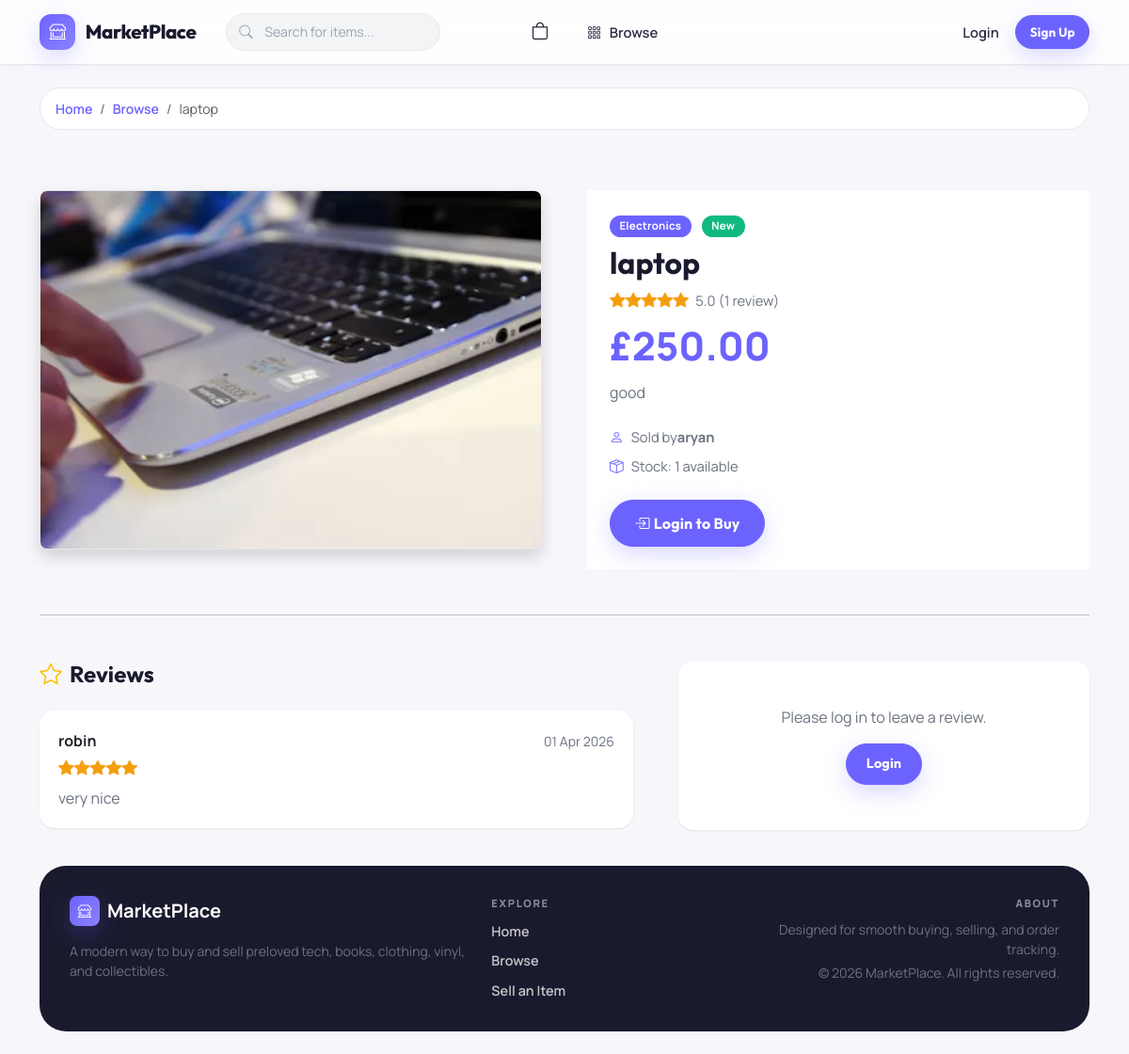
/product.php?id=2, run on the app's committed database.
### tables this page shows
CREATE TABLE `products` (
  `id` int(11) NOT NULL,
  `name` varchar(150) NOT NULL,
  `description` text DEFAULT NULL,
  `price` decimal(10,2) NOT NULL,
  `image_url` varchar(255) DEFAULT NULL,
  `category` varchar(100) DEFAULT NULL,
  `condition` varchar(50) DEFAULT NULL,
  `stock` int(11) DEFAULT 1,
  `seller_id` int(11) DEFAULT NULL,
  `created_at` timestamp NOT NULL DEFAULT current_timestamp()
);

CREATE TABLE `users` (
  `id` int(11) NOT NULL,
  `name` varchar(100) NOT NULL,
  `email` varchar(100) NOT NULL,
  `password` varchar(255) NOT NULL,
  `is_admin` tinyint(1) DEFAULT 0,
  `created_at` timestamp NOT NULL DEFAULT current_timestamp()
);

CREATE TABLE `reviews` (
  `id` int(11) NOT NULL,
  `product_id` int(11) DEFAULT NULL,
  `user_id` int(11) DEFAULT NULL,
  `rating` int(11) DEFAULT NULL CHECK (`rating` between 1 and 5),
  `comment` text DEFAULT NULL,
  `created_at` timestamp NOT NULL DEFAULT current_timestamp()
);

### product.php (the view, shortened to what this page needs)
<?php
require_once 'db/conn.php';
$id = (int)($_GET['id'] ?? 0);
$stmt = mysqli_prepare($conn,
    "SELECT p.*, u.name AS seller_name, u.id AS seller_id
     FROM products p
     JOIN users u ON u.id = p.seller_id
     WHERE p.id = ?");
mysqli_stmt_bind_param($stmt, 'i', $id);
mysqli_stmt_execute($stmt);
$res = mysqli_stmt_get_result($stmt);
$product = mysqli_fetch_assoc($res);
$images = [];
$img_stmt = mysqli_prepare($conn, "SELECT image_url FROM product_images WHERE product_id = ? ORDER BY id ASC");
mysqli_stmt_bind_param($img_stmt, 'i', $id);
mysqli_stmt_execute($img_stmt);
$img_res = mysqli_stmt_get_result($img_stmt);
while ($row = mysqli_fetch_assoc($img_res)) {
    $images[] = $row['image_url'];
}
$reviews = [];
$avg_rating = 0;
$rev_stmt = mysqli_prepare($conn,
    "SELECT r.rating, r.comment, r.created_at, u.name AS reviewer_name
     FROM reviews r
     JOIN users u ON u.id = r.user_id
     WHERE r.product_id = ?
     ORDER BY r.created_at DESC");
mysqli_stmt_bind_param($rev_stmt, 'i', $id);
mysqli_stmt_execute($rev_stmt);
$rev_res = mysqli_stmt_get_result($rev_stmt);
while ($row = mysqli_fetch_assoc($rev_res)) {
    $reviews[] = $row;
}
if ($reviews) {
    $avg_rating = array_sum(array_column($reviews, 'rating')) / count($reviews);
}
$current_user_id = isset($_SESSION['user_id']) ? (int)$_SESSION['user_id'] : 0;
$is_seller = $current_user_id > 0 && (int)$product['seller_id'] === $current_user_id;
$can_review = false;
$review_notice = '';
function stars(float $rating): string {
    $out = '';
    for ($i = 1; $i <= 5; $i++) {
        if ($rating >= $i) {
            $out .= '<i class="bi bi-star-fill"></i>';
        } elseif ($rating >= $i - 0.5) {
            $out .= '<i class="bi bi-star-half"></i>';
        } else {
            $out .= '<i class="bi bi-star"></i>';
        }
    }
    return $out;
}
?>
<?php require_once 'includes/header.php'; ?>
<nav aria-label="breadcrumb" class="mb-3">
    <ol class="breadcrumb small">
        <li class="breadcrumb-item"><a href="/marketplace/index.php">Home</a></li>
        <li class="breadcrumb-item"><a href="/marketplace/products.php">Browse</a></li>
        <li class="breadcrumb-item active"><?= htmlspecialchars($product['name']) ?></li>
    </ol>
</nav>
<div class="row g-5 align-items-start product-layout">
    <div class="col-md-6">
        <?php if ($images): ?>
        <div id="productCarousel" class="carousel slide shadow rounded-3 overflow-hidden product-gallery-card" data-bs-ride="carousel">
            <div class="carousel-inner">
                <?php foreach ($images as $i => $img): ?>
                <div class="carousel-item <?= $i === 0 ? 'active' : '' ?>">
                    <img src="/marketplace/uploads/<?= htmlspecialchars($img) ?>"
                         class="d-block w-100" style="height:380px;object-fit:cover;"
                         alt="Product image <?= $i + 1 ?>">
                </div>
                <?php endforeach; ?>
            </div>
        </div>
        <?php else: ?>
        <div class="rounded-3 shadow product-gallery-card no-image-placeholder" style="height:380px;">
            <i class="bi bi-image" style="font-size:4rem;"></i>
        </div>
        <?php endif; ?>
    </div>
    <div class="col-md-6">
        <div class="product-summary-card">
            <div class="mb-2">
                <span class="badge rounded-pill badge-<?= htmlspecialchars(strtolower($product['category'])) ?> text-white me-2">
                    <?= htmlspecialchars(ucfirst($product['category'])) ?>
                </span>
                <span class="badge rounded-pill badge-<?= htmlspecialchars(str_replace(' ', '-', strtolower($product['condition']))) ?> text-white">
                    <?= htmlspecialchars(ucfirst($product['condition'])) ?>
                </span>
            </div>
            <h2 class="fw-bold mb-2"><?= htmlspecialchars($product['name']) ?></h2>
            <?php if ($reviews): ?>
            <div class="stars mb-3">
                <?= stars($avg_rating) ?>
                <small class="text-muted ms-1"><?= number_format($avg_rating, 1) ?> (<?= count($reviews) ?> review<?= count($reviews) !== 1 ? 's' : '' ?>)</small>
            </div>
            <?php endif; ?>
            <p class="product-price mb-3">&pound;<?= number_format($product['price'], 2) ?></p>
            <p class="text-muted mb-4"><?= nl2br(htmlspecialchars($product['description'])) ?></p>
            <ul class="list-unstyled mb-4 product-meta">
                <li><i class="bi bi-person me-2 text-primary"></i>Sold by <strong><?= htmlspecialchars($product['seller_name']) ?></strong></li>
                <li><i class="bi bi-box-seam me-2 text-primary"></i>Stock: <?= (int)$product['stock'] ?> available</li>
            </ul>
            <div class="product-actions">
                <?php if ($product['stock'] > 0): ?>
                    <?php if (isset($_SESSION['user_id'])): ?>
                    <?php if ($is_seller): ?>
                    <div class="alert alert-info mb-0">
                        <i class="bi bi-info-circle me-2"></i>This is your listing.
                    </div>
                    <?php else: ?>
                    <form method="POST" action="/marketplace/actions/add_to_cart.php" class="d-inline">
                        <?= csrf_field() ?>
                        <input type="hidden" name="product_id" value="<?= (int)$product['id'] ?>">
                        <button type="submit" class="btn btn-primary btn-lg me-2">
                            <i class="bi bi-cart-plus me-1"></i>Add to Cart
                        </button>
                    </form>
                    <a href="/marketplace/messages.php?with=<?= (int)$product['seller_id'] ?>&product=<?= (int)$product['id'] ?>"
                       class="btn btn-outline-secondary btn-lg">
                        <i class="bi bi-chat-dots me-1"></i>Contact Seller
                    </a>
                    <?php endif; ?>
                    <?php else: ?>
                    <a href="/marketplace/login.php" class="btn btn-primary btn-lg">
                        <i class="bi bi-box-arrow-in-right me-1"></i>Login to Buy
                    </a>
                    <?php endif; ?>
                <?php else: ?>
                <span class="badge bg-danger fs-6 px-3 py-2"><i class="bi bi-x-circle me-1"></i>Out of Stock</span>
                <?php endif; ?>
            </div>
        </div>
    </div>
</div>
<hr class="my-5" id="reviews">
<div class="row g-5">
    <div class="col-lg-7">
        <h4 class="fw-bold mb-4"><i class="bi bi-star me-2 text-warning"></i>Reviews</h4>
        <?php if (empty($reviews)): ?>
        <div class="empty-state text-start py-4">
            <p class="text-muted mb-0">No reviews yet. Be the first!</p>
        </div>
        <?php else: ?>
        <?php foreach ($reviews as $rev): ?>
        <div class="card border-0 shadow-sm mb-3 review-card">
            <div class="card-body">
                <div class="d-flex justify-content-between align-items-center mb-1">
                    <strong><?= htmlspecialchars($rev['reviewer_name']) ?></strong>
                    <small class="text-muted"><?= date('d M Y', strtotime($rev['created_at'])) ?></small>
                </div>
                <div class="stars mb-2"><?= stars((float)$rev['rating']) ?></div>
                <?php if ($rev['comment']): ?>
                <p class="mb-0 text-muted"><?= nl2br(htmlspecialchars($rev['comment'])) ?></p>
                <?php endif; ?>
            </div>
        </div>
        <?php endforeach; ?>
        <?php endif; ?>
    </div>
    <div class="col-lg-5">
        <?php if (!isset($_SESSION['user_id'])): ?>
        <div class="card border-0 shadow-sm review-form-card">
            <div class="card-body text-center py-5">
                <p class="text-muted mb-3">Please log in to leave a review.</p>
                <a href="/marketplace/login.php" class="btn btn-primary">Login</a>
            </div>
        </div>
        <?php elseif (!$can_review): ?>
        <div class="alert alert-info"><i class="bi bi-info-circle me-2"></i><?= htmlspecialchars($review_notice) ?></div>
        <?php endif; ?>
    </div>
</div>
<?php require_once 'includes/footer.php'; ?>

### css/style.css (style rules this page uses)
:root { --primary: #6C63FF; --primary-dark: #5A52D5; --primary-darker: #4840B0; --primary-light: #8B83FF; --primary-soft: rgba(108, 99, 255, 0.08); --primary-glow: rgba(108, 99, 255, 0.18); --accent: #FF6B6B; --accent-dark: #E05555; --accent-soft: rgba(255, 107, 107, 0.1); --bg: #F7F7FB; --bg-warm: #FAFAFF; --surface: #FFFFFF; --ink: #1A1A2E; --ink-light: #2D2D44; --muted: #6B7280; --muted-light: #9CA3AF; --line: #E5E7EB; --line-soft: #F3F4F6; --success: #10B981; --success-soft: #D1FAE5; --warning: #F59E0B; --warning-soft: #FEF3C7; --danger: #EF4444; --danger-soft: #FEE2E2; --info: #3B82F6; --info-soft: #DBEAFE; --shadow-xs: 0 1px 2px rgba(0, 0, 0, 0.04); --shadow-sm: 0 1px 3px rgba(0, 0, 0, 0.06), 0 1px 2px rgba(0, 0, 0, 0.04); --shadow: 0 4px 12px rgba(0, 0, 0, 0.06); --shadow-md: 0 6px 20px rgba(0, 0, 0, 0.07); --shadow-lg: 0 12px 40px rgba(0, 0, 0, 0.08); --shadow-primary: 0 8px 24px rgba(108, 99, 255, 0.25); --radius-xs: 8px; --radius-sm: 12px; --radius: 16px; --radius-lg: 20px; --radius-xl: 28px; --radius-full: 999px; --font-body: "Manrope", -apple-system, BlinkMacSystemFont, "Segoe UI", sans-serif; --font-display: "Outfit", -apple-system, BlinkMacSystemFont, "Segoe UI", sans-serif; --transition: 0.2s ease; --transition-slow: 0.35s ease; }
html { scroll-behavior: smooth; }
body.site-body { display: flex; flex-direction: column; min-height: 100vh; margin: 0; font-family: var(--font-body); color: var(--ink); background: var(--bg); -webkit-font-smoothing: antialiased; }
h1, h2, h3, h4, h5, h6, .navbar-brand, .btn, .page-intro__eyebrow, .category-chip { font-family: var(--font-display); }
a { color: var(--primary); transition: color var(--transition); }
.text-primary { color: var(--primary) !important; }
.text-muted, .small, small { color: var(--muted) !important; }
.btn { border-radius: var(--radius-full); padding: 0.62rem 1.3rem; font-weight: 700; font-size: 0.9rem; letter-spacing: 0.01em; border-width: 1.5px; transition: all var(--transition); }
.btn-primary { background: var(--primary); border-color: var(--primary); color: #fff; box-shadow: var(--shadow-primary); }
.btn-lg { padding: 0.78rem 1.6rem; font-size: 1rem; }
.card { border: 1px solid var(--line); border-radius: var(--radius); background: var(--surface); box-shadow: var(--shadow-sm); transition: box-shadow var(--transition-slow), transform var(--transition-slow); }
.shadow-sm { box-shadow: var(--shadow-sm) !important; }
.filter-panel, .form-surface, .summary-card, .table-card, .auth-card, .product-summary-card, .review-form-card, .review-card { background: var(--surface); }
.product-layout { margin-top: 0.5rem; }
.product-gallery-card { border: 1px solid var(--line); background: var(--surface); border-radius: var(--radius-lg); overflow: hidden; box-shadow: var(--shadow); }
.product-summary-card { padding: 1.5rem; }
.product-price { font-size: clamp(1.8rem, 4vw, 2.6rem); font-weight: 800; line-height: 1; color: var(--primary); }
.product-meta li { display: flex; align-items: center; margin-bottom: 0.6rem; color: var(--muted); font-size: 0.92rem; }
.product-actions { display: flex; flex-wrap: wrap; gap: 0.75rem; }
.cart-line .card-body, .summary-card .card-body, .auth-card .card-body, .review-card .card-body, .review-form-card .card-body { padding: 1.25rem; }
.badge { border-radius: var(--radius-full); padding: 0.35rem 0.65rem; font-weight: 700; font-size: 0.72rem; letter-spacing: 0.02em; }
.badge-electronics { background: #6C63FF; }
.badge-new { background: #10B981; }
.stars { color: #F59E0B; font-size: 1.05rem; }
.stars .bi-star-fill, .stars .bi-star-half { color: #F59E0B; }
.review-card { transition: transform var(--transition); }
.breadcrumb { padding: 0.7rem 1rem; border: 1px solid var(--line); border-radius: var(--radius-full); background: var(--surface); font-size: 0.88rem; }
.breadcrumb-item a { text-decoration: none; font-weight: 600; }
@media (prefers-reduced-motion: no-preference) { .card { animation: rise-in 0.4s ease both; } }

### data on the page
products: name "laptop", category "Electronics", condition "New", price "250.00", description "good", seller.name "aryan", stock "1"
reviews: user.name "robin", created_at "01 Apr 2026", comment "very nice"

### other printed values
$avg_rating "5.0"
count($reviews) "1"
